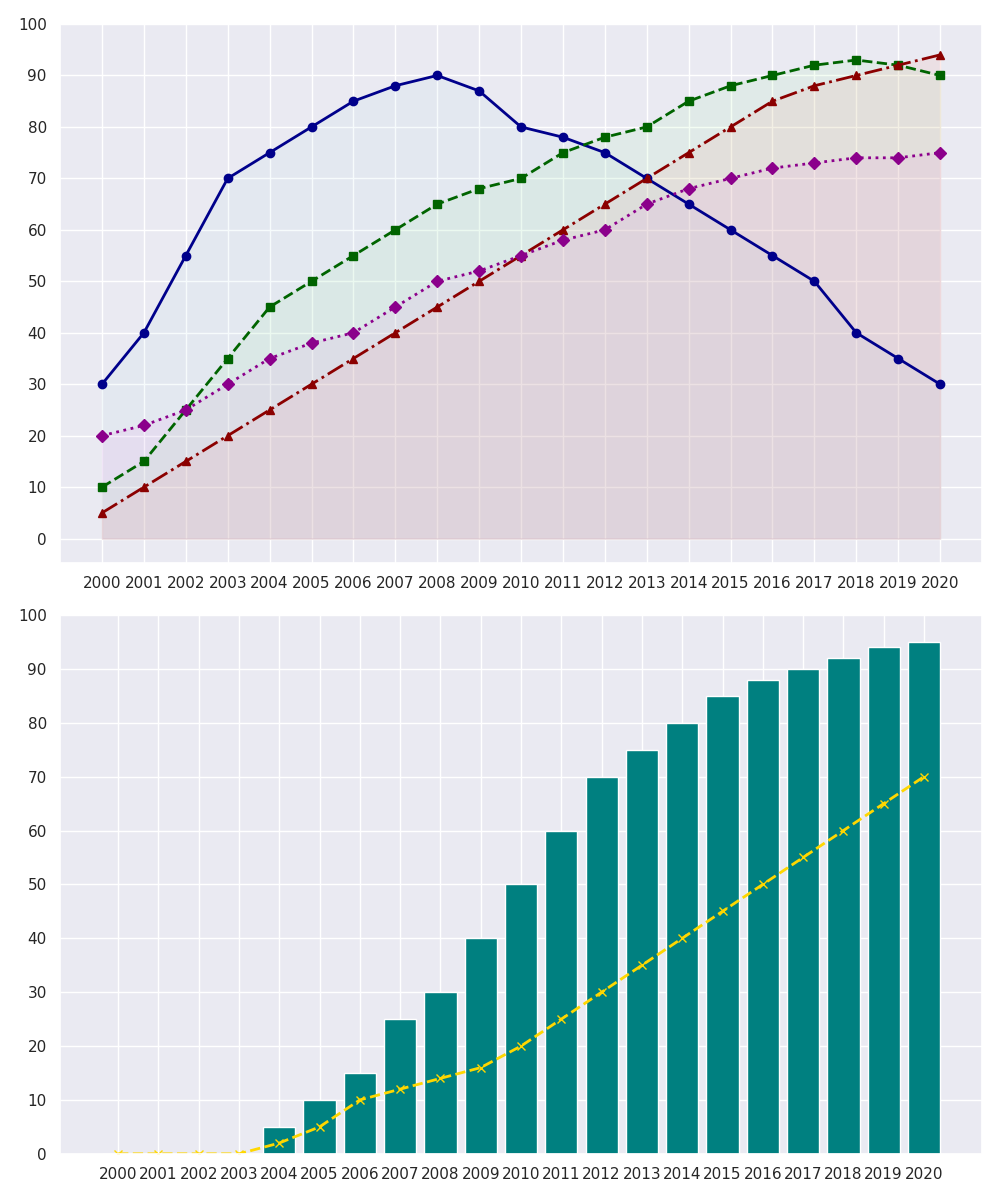

This chart was generated by the following Python code:
import matplotlib.pyplot as plt
import numpy as np

years = np.arange(2000, 2021)

mp3_popularity = [30, 40, 55, 70, 75, 80, 85, 88, 90, 87, 80, 78, 75, 70, 65, 60, 55, 50, 40, 35, 30]
aac_popularity = [10, 15, 25, 35, 45, 50, 55, 60, 65, 68, 70, 75, 78, 80, 85, 88, 90, 92, 93, 92, 90]
flac_popularity = [5, 10, 15, 20, 25, 30, 35, 40, 45, 50, 55, 60, 65, 70, 75, 80, 85, 88, 90, 92, 94]
wav_popularity = [20, 22, 25, 30, 35, 38, 40, 45, 50, 52, 55, 58, 60, 65, 68, 70, 72, 73, 74, 74, 75]
streaming_popularity = [0, 0, 0, 0, 5, 10, 15, 25, 30, 40, 50, 60, 70, 75, 80, 85, 88, 90, 92, 94, 95]
podcast_popularity = [0, 0, 0, 0, 2, 5, 10, 12, 14, 16, 20, 25, 30, 35, 40, 45, 50, 55, 60, 65, 70]

fig, ax = plt.subplots(nrows=2, ncols=1, figsize=(10, 12))

ax[0].plot(years, mp3_popularity, marker='o', linestyle='-', linewidth=2, color='darkblue')
ax[0].plot(years, aac_popularity, marker='s', linestyle='--', linewidth=2, color='darkgreen')
ax[0].plot(years, flac_popularity, marker='^', linestyle='-.', linewidth=2, color='darkred')
ax[0].plot(years, wav_popularity, marker='D', linestyle=':', linewidth=2, color='darkmagenta')
ax[0].fill_between(years, mp3_popularity, color='lightblue', alpha=0.1)
ax[0].fill_between(years, aac_popularity, color='lightgreen', alpha=0.1)
ax[0].fill_between(years, flac_popularity, color='salmon', alpha=0.1)
ax[0].fill_between(years, wav_popularity, color='violet', alpha=0.1)
ax[0].set_xticks(years)
ax[0].set_yticks(np.arange(0, 101, 10))

ax[1].bar(years, streaming_popularity, color='teal')
ax[1].plot(years, podcast_popularity, marker='x', linestyle='--', linewidth=2, color='gold')
ax[1].set_xticks(years)
ax[1].set_yticks(np.arange(0, 101, 10))

plt.tight_layout()
plt.show()
